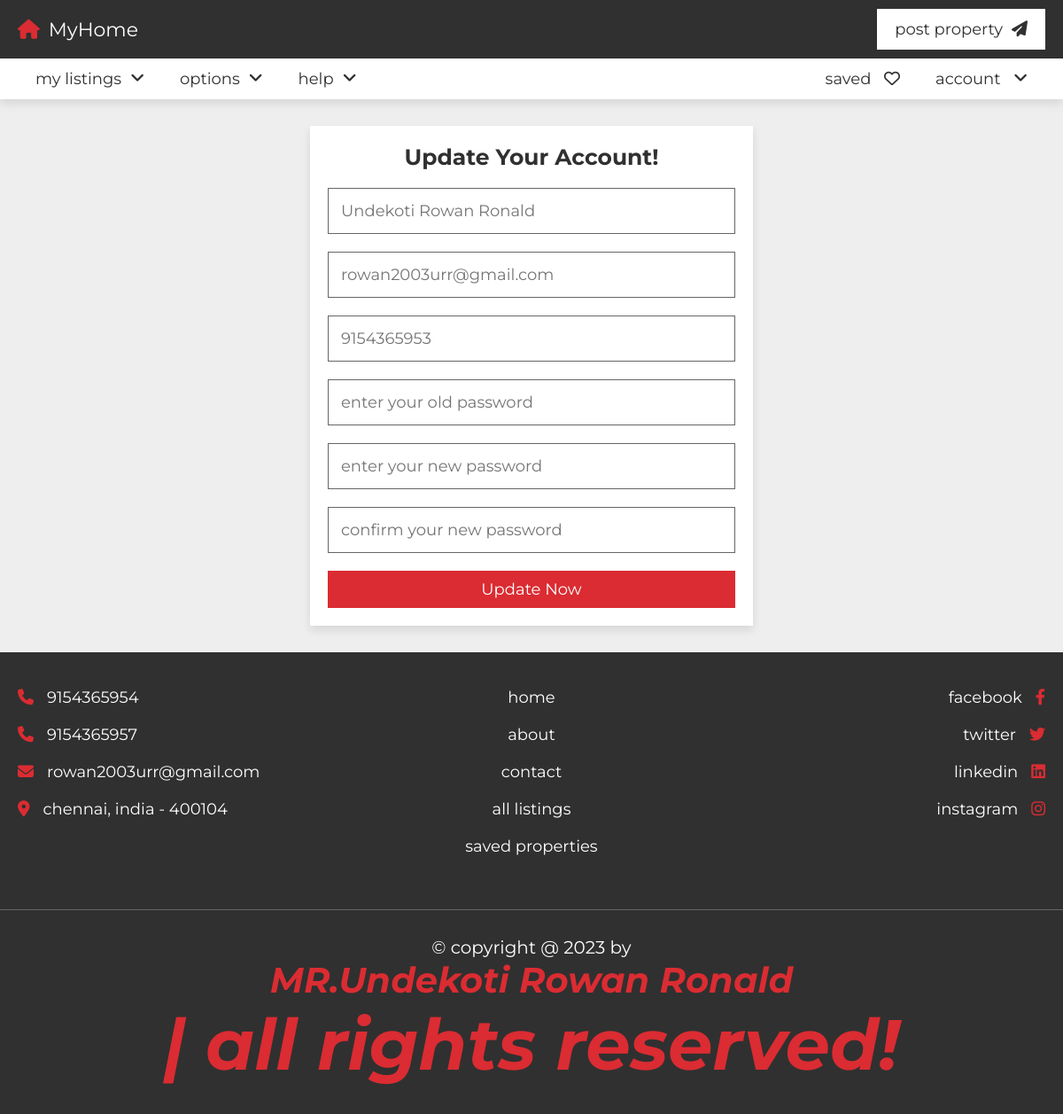
/update.php (signed in), run on the app's committed database.
### tables this page shows
CREATE TABLE `users` (
  `id` varchar(20) NOT NULL,
  `name` varchar(50) NOT NULL,
  `number` varchar(10) NOT NULL,
  `email` varchar(50) NOT NULL,
  `password` varchar(50) NOT NULL
);

### update.php (the view, shortened to what this page needs)
<?php
include 'components/connect.php';
if(isset($_COOKIE['user_id'])){
   $user_id = $_COOKIE['user_id'];
}else{
   $user_id = '';
   header('location:login.php');
}
$select_user = $conn->prepare("SELECT * FROM `users` WHERE id = ? LIMIT 1");
$select_user->execute([$user_id]);
$fetch_user = $select_user->fetch(PDO::FETCH_ASSOC);
?>
<!DOCTYPE html>
<html lang="en">
<head>
   <link rel="stylesheet" href="https://cdnjs.cloudflare.com/ajax/libs/font-awesome/6.2.0/css/all.min.css">
   <link rel="stylesheet" href="css/style.css">
</head>
<body>
<?php include 'components/user_header.php'; ?>
<section class="form-container">
   <form action="" method="post">
      <h3>update your account!</h3>
      <input type="tel" name="name" maxlength="50" placeholder="<?= $fetch_user['name']; ?>" class="box">
      <input type="email" name="email" maxlength="50" placeholder="<?= $fetch_user['email']; ?>" class="box">
      <input type="number" name="number" min="0" max="9999999999" maxlength="10" placeholder="<?= $fetch_user['number']; ?>" class="box">
      <input type="password" name="old_pass" maxlength="20" placeholder="enter your old password" class="box">
      <input type="password" name="new_pass" maxlength="20" placeholder="enter your new password" class="box">
      <input type="password" name="c_pass" maxlength="20" placeholder="confirm your new password" class="box">
      <input type="submit" value="update now" name="submit" class="btn">
   </form>
</section>
<?php include 'components/footer.php'; ?>
</body>
</html>

### css/style.css (style rules this page uses)
:root { --main-color:#DA2C32; --light-color:#666; --light-bg:#eee; --white:#fff; --black:#303030; --border:.1rem solid var(--light-color); --box-shodow:0 .5rem 1rem rgba(0,0,0,.1); }
* { font-family: 'Montserrat', sans-serif; margin: 0; padding: 0; box-sizing: border-box; outline: none; border: none; text-decoration: none; }
html { font-size: 62.5%; overflow-x: hidden; scroll-behavior: smooth; scroll-padding-top: 10rem; }
body { background-color: var(--light-bg); }
section { padding: 3rem 2rem; max-width: 1200px; margin: 0 auto; }
.btn, .inline-btn { margin-top: 1rem; padding: 1rem 3rem; background-color: var(--main-color); color: var(--white); cursor: pointer; text-align: center; font-size: 1.8rem; text-transform: capitalize; }
.btn { display: block; width: 100%; }
.form-container form { max-width: 50rem; margin: 0 auto; background-color: var(--white); box-shadow: var(--box-shodow); padding: 2rem; text-align: center; }
.form-container form h3 { padding-bottom: 1rem; font-size: 2.5rem; color: var(--black); text-transform: capitalize; }
.form-container form .box { border: var(--border); padding: 1.4rem; color: var(--black); margin: 1rem 0; width: 100%; font-size: 1.8rem; }

### data on the page
users: name "Undekoti Rowan Ronald", email "rowan2003urr@gmail.com", number "9154365953"
